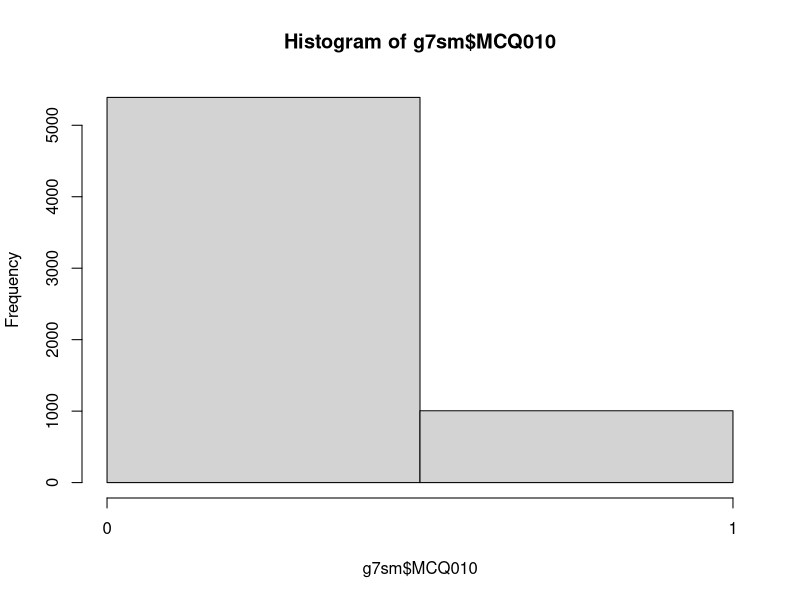
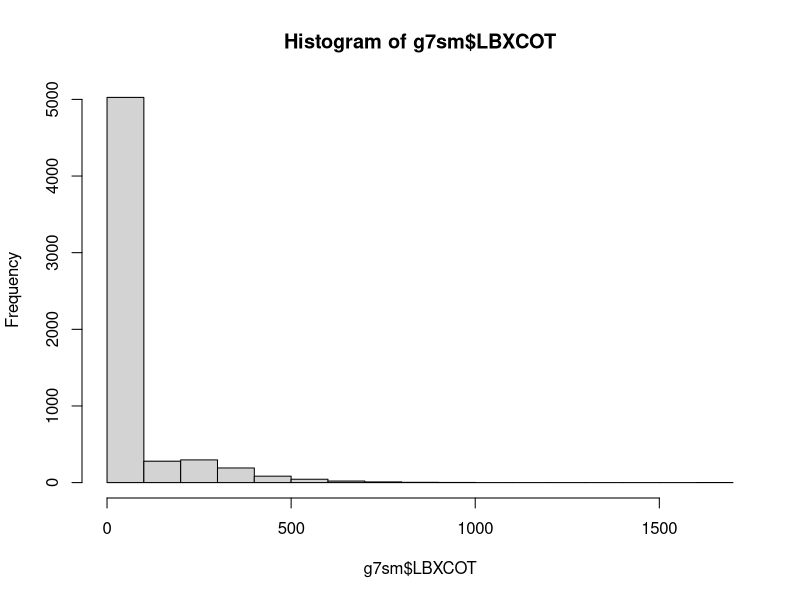
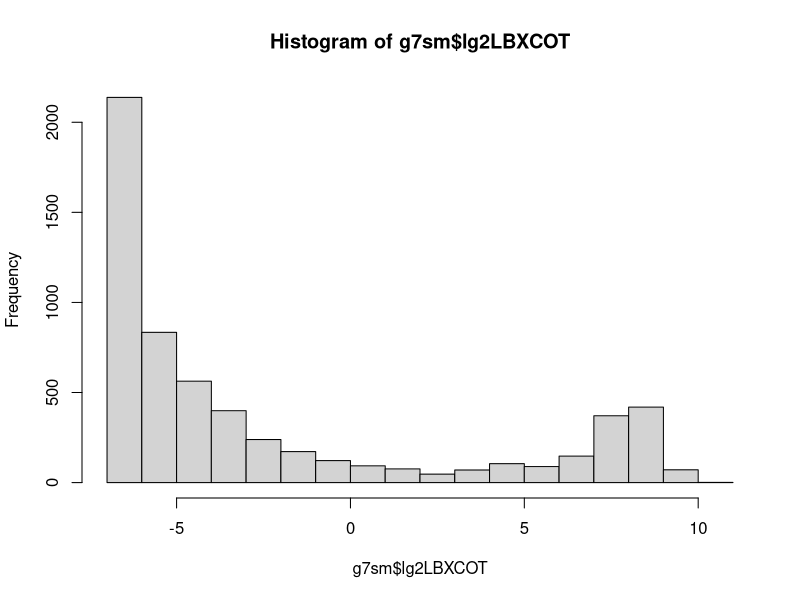
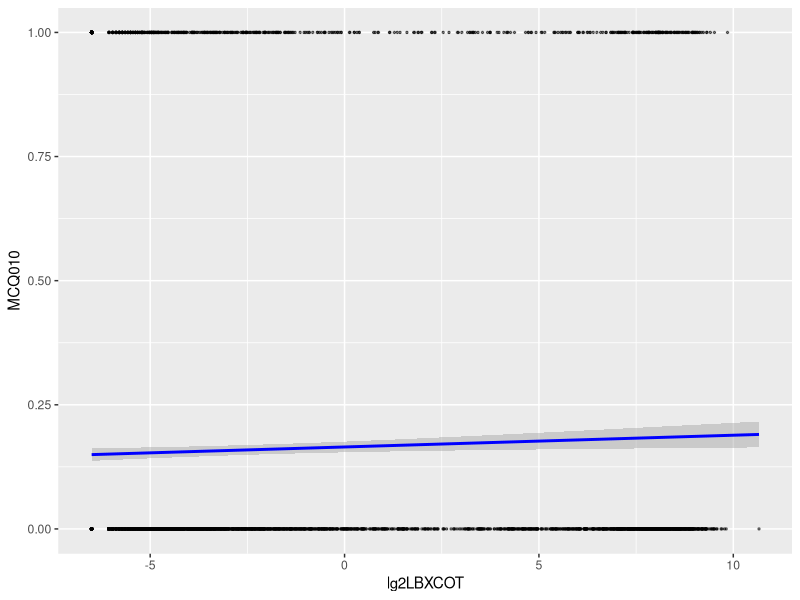

These figures' R source, in order:
library(tidyverse) # If you haven't installed previously, first use: install.packages("tidyverse")

conf2017 = read.csv("confounders2017.csv") # Create object for confounders
group7 = read.csv("group7.csv") # Create object for group 3 variables
names(group7)

g7sm = dplyr::select(group7,"SEQN", "LBXCOT", "MCQ010")
head(g7sm)
summary(g7sm)

g7sm <- dplyr::filter(g7sm, g7sm$MCQ010 < 3) # Remove values greater than 2
summary(g7sm$MCQ010) # Check that all values are between 1 and 2
head(g7sm$MCQ010, n = 15) # Look at first 15 values
# In our data no = 2, but for binary outcome it is typical to have no = 0
g7sm <- g7sm %>% mutate(MCQ010 = replace(MCQ010, MCQ010 == 2, 0)) # Change no to 0
head(g7sm$MCQ010, n = 15) # Now all values for MCQ010 are 0 or 1, and match prior results
hist(g7sm$MCQ010, breaks = 3, xaxp=c(0,1,1))

# Exposure: distribution is skewed
hist(g7sm$LBXCOT) # Notice that URXCOTT has extreme outliers
quantile(g7sm$LBXCOT, probs = seq(0, 1, 0.1), na.rm = TRUE) # Carefully look at distribution
g7sm$lg2LBXCOT <- log2(g7sm$LBXCOT) # As in class, let's log2 transform exposure
hist(g7sm$lg2LBXCOT) # Now we have a bimodal distribution - we'll ignore that for this exercise

g7sm = na.omit(g7sm) # Eliminate observations that have NA values
head(g7sm, n = 15) # Let's take a final look at our dataset

# Merge variables with confounders
g7all = merge(g7sm, conf2017, by="SEQN") # Merge observations that have matching SEQN
head(g7all, n = 15) # Note that some of the confounders have NA, but we won't worry about that
write_csv(g7all, "g7all.csv") # Write a csv file that has all your variables and confounders

# Fit a logistic model to the data without confounders and look at results
glm.g7all = glm(MCQ010 ~ lg2LBXCOT, family = binomial(link = "logit"), data = g7all)
summary(glm.g7all)
exp(cbind(OR = coef(glm.g7all), confint(glm.g7all)))

# Fit data with confounders and see how data changes
glm.g7allconf = glm(MCQ010 ~ lg2LBXCOT + RIDAGEYR + factor(RIAGENDR) + factor(RIDRETH3) +
                      INDHHIN2 + INDFMPIR, family = binomial(link = "logit"), data = g7all)
summary(glm.g7allconf)
exp(cbind(OR = coef(glm.g7allconf), confint(glm.g7allconf)))

# Look at a plot of fitted model (even though it's not very informative.)
ggplot(data = glm.g7allconf, mapping = aes(x = lg2LBXCOT, y = MCQ010)) +
  geom_point(size = 0.5, alpha = 0.5) +
  geom_smooth(method = "lm", color = "blue")

